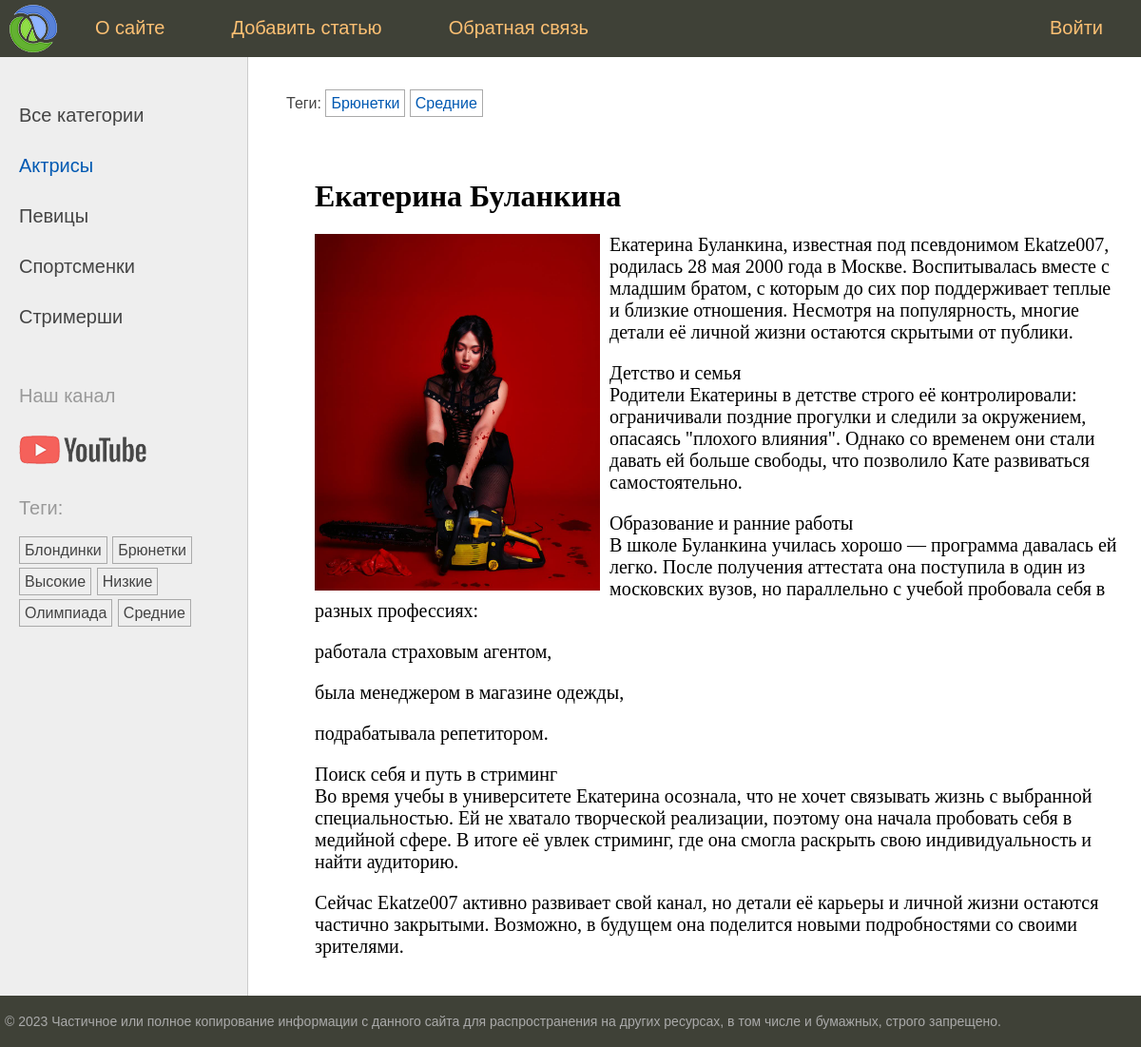
Screenshot of /post/ekaterina-ekatze/ with the database file from the repository.
### women/models.py (models this page shows, shortened)
class Category(models.Model):
    name = models.CharField(max_length=100, db_index=True, verbose_name='Категории')
    slug = models.SlugField(max_length=255, unique=True, db_index=True, verbose_name='Slug')
    def get_absolute_url(self):
        return reverse('category', kwargs={'cat_slug': self.slug})
    class Meta:
        verbose_name = 'Категория'
        verbose_name_plural = 'Категории'

class TagPost(models.Model):
    tag = models.CharField(max_length=100, db_index=True)
    slug = models.SlugField(max_length=255, db_index=True, unique=True)
    def get_absolute_url(self):
        return reverse('tag', kwargs={'tag_slug': self.slug})

class Women(models.Model):
    class Status(models.IntegerChoices):
        DRAFT = 0, 'Черновик'
        PUBLISHED = 1, 'Опубликовано'
    title = models.CharField(max_length=255, verbose_name='Заголовок')
    slug = models.SlugField(max_length=255, unique=True, db_index=True, verbose_name='Slug')
    photo = models.ImageField(upload_to='photos/%Y%m%d/', default=None, blank=True, null=True, verbose_name='Фото')
    content = models.TextField(blank=True, verbose_name='Текст статьи')
    time_create = models.DateTimeField(auto_now_add=True, verbose_name='Время создания')
    time_update = models.DateTimeField(auto_now=True, verbose_name='Время изменения')
    is_published = models.BooleanField(choices=tuple(map(lambda x: (bool(x[0]), x[1]), Status.choices)),
                                       default=Status.PUBLISHED, verbose_name='Статус')
    cat = models.ForeignKey('Category', on_delete=models.PROTECT, related_name='posts', verbose_name='Категории')
    tag = models.ManyToManyField('TagPost', blank=True, related_name='tags', verbose_name='Тэги')
    husband = models.OneToOneField('Husband', on_delete=models.SET_NULL,
                                   null=True, blank=True, related_name='wuman', verbose_name='Муж')
    objects = models.Manager()
    published = PublishedManager()
    class Meta:
        verbose_name = 'Известные женщины'
        verbose_name_plural = 'Известные женщины'
        ordering = ['-time_create']
        indexes = [
            models.Index(fields=['-time_create'])
        ]

### women/views.py (the view)
# urls.py: path('post/<slug:post_slug>/', views.show_post, name='post'),
def show_post(request, post_slug):
    post = get_object_or_404(Women, slug=post_slug)
    data = {
        'title': post.title,
        'menu': menu,
        'post': post,
        'cat_selected': 1,
    }
    return render(request, 'women/post.html', context=data)

### women/templatetags/women_tags.py (called while the page is built)
@register.inclusion_tag('women/list_categories.html')
def show_categories(cat_selected=0):
    cats = Category.objects.annotate(total=Count('posts')).filter(total__gt=0)
    return {'cats': cats, 'cat_selected': cat_selected}

@register.inclusion_tag('women/list_tags.html')
def show_all_tags():
    return {'tags': TagPost.objects.annotate(total=Count('tags')).filter(total__gt=0)}

### women/templates/women/post.html
{% extends 'base.html' %}
{% block breadcrumbs %}
{% with post.tag.all as tags%}
{% if tags %}
<ul class="tags-list">
    <li>Теги:</li>
    {% for t in tags %}
    <li><a href="{{ t.get_absolute_url }}">{{t.tag}}</a></li>
    {% endfor %}
</ul>
{% endif %}
{% endwith %}
{% endblock %}
{% block content %}
<h1>{{post.title}}</h1>
{% if post.photo %}
<p><img class="img-article-left" src="{{post.photo.url}}"></p>
{% endif %}
{{post.content|linebreaks}}
{% endblock %}

### women/templates/women/list_categories.html
{% for cat in cats %}
{% if cat_selected == cat.id %}
<li class="selected">{{cat.name}}</li>
{% else %}
<li><a href="{{ cat.get_absolute_url }}">{{cat.name}}</a></li>
{% endif %}
{% endfor %}

### women/templates/women/list_tags.html
{% if tags %}
    <p>Теги:</p>
    <ul class="tags-list">
        {% for t in tags %}
        <li><a href="{{ t.get_absolute_url }}">{{ t.tag }}</a></li>
        {% endfor %}
    </ul>
{% endif %}

### women/static/women/css/styles.css (style rules this page uses)
html, body { font-family: 'Arial'; margin: 0; padding: 0; height: 100%; width: 100%; color: #444; }
a { color: #0059b2; text-decoration: none; }
img { max-width: 600px; height: auto; }
img.img-article-left { max-width: 300px; height: auto; float: left; padding: 0 10px 10px 0; }
.left-chapters ul { width: 230px; margin: 0; padding: 20px 10px 10px 20px; list-style: none; font-size: 20px; }
.left-chapters ul li { margin: 30px 0 0 0; color: #999; }
.left-chapters ul li.selected { color: #0059b2; }
.left-chapters ul li a { color: #444; text-decoration: none; }
ul.tags-list { width: 100%; margin: 0; padding: 0; list-style: none; }
ul.tags-list li { margin: 0; padding: 0 0 10px; display: inline-block; }
ul.tags-list li a { padding: 5px; font-size: 16px; border: 1px solid #aaa; }
.content-text h1 { font-size: 32px; }

### rows the page displays
Category: name "Актрисы"
Category: name "Певицы"
Category: name "Спортсменки"
Category: name "Стримерши"
TagPost: tag "Блондинки"
TagPost: tag "Брюнетки"
TagPost: tag "Высокие"
TagPost: tag "Низкие"
TagPost: tag "Олимпиада"
TagPost: tag "Средние"
Women: title "Екатерина Буланкина", photo (picture), content "Екатерина Буланкина, известная под псевдонимом Ekatze007, родилась 28 мая 2000 года в Москве. Воспитывалась вместе с младшим братом, с которым до сих пор поддерживает теплые и близкие отношения. Несмотря на популярность, многие детали её личной жизни остаются скрытыми от публики. Детство и семья Родители Екатерины в детстве строго её контролировали: ограничивали поздние прогулки и следили за окружением, опасаясь \"плохого влияния\". Однако со временем они стали давать ей больше свободы, что позволило Кате развиваться самостоятельно. Образование и ранние работы В школе Буланкина училась хорошо — программа давалась ей легко. После получения аттестата она поступила в один из московских вузов, но…"

### other values shown
{{ m.title }} "О сайте" "Добавить статью" "Обратная связь" "Войти"
